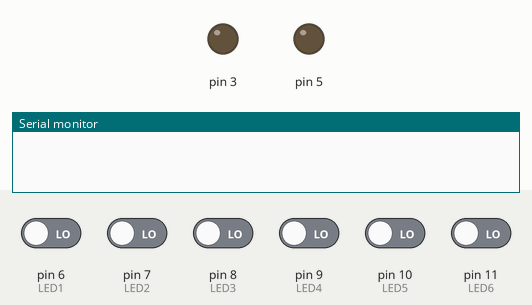
Recording of a sketch running on a simulated Arduino Uno, built with avr-gcc and run on an emulated ATmega328P. Parts: output pins drawn as LEDs (lit = HIGH), the last lines printed to the serial monitor. The test bench sets the inputs (shaded band); at power-on: pin 6 (LED1), pin 7 (LED2), pin 8 (LED3), pin 9 (LED4), pin 10 (LED5), pin 11 (LED6) LOW.

Above: at 0.1 s.
At 33.2 s:
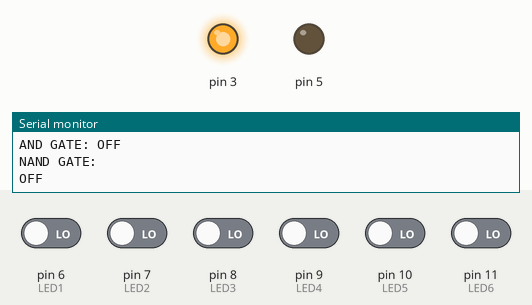
At 80.4 s:
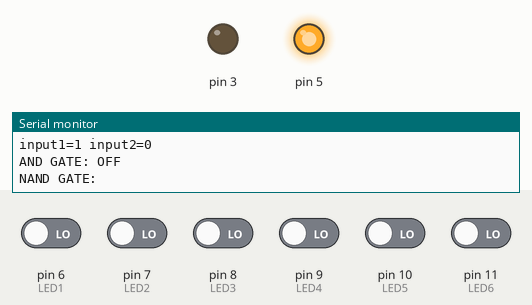
At 108.5 s:
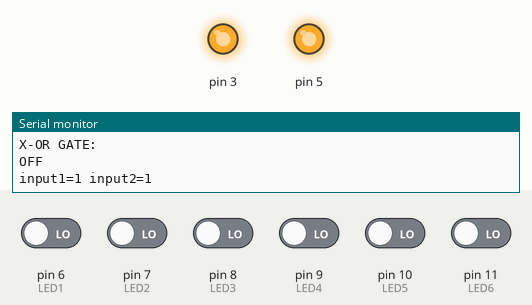
Timing chart, 0 to 129.1 s (numbered marks = the images above):
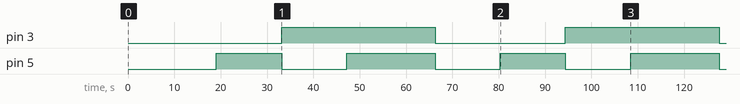

Measured:
- by itself, pin 3: alternates HIGH for 33.1 s and LOW for 28.1 s
- by itself, pin 5: LOW → HIGH at 19.1 s, → LOW 14.1 s later, → HIGH 14.1 s later, → LOW 19.1 s later, … (8 changes in this stretch)

The sketch:

arduni.ino
```cpp
#define iop1 3
#define iop2 5
#define LED1 6  //AND GATE OUTPUT
#define LED2 7 //NAND GATE OUTPUT
#define LED3 8 //OR GATE OUTPUTy
#define LED4 9  //NOR GATE OUTPUT
#define LED5 10 //NAOT GATE OUTPUT
#define LED6 11  //X-OR GATE OUTPUT
void setup()
{
  pinMode(3,OUTPUT);
  pinMode(5,OUTPUT);
  pinMode(LED1,INPUT);
  pinMode(LED2,INPUT);
  pinMode(LED3,INPUT);
  pinMode(LED4,INPUT);
  pinMode(LED5,INPUT);
  pinMode(LED6,INPUT);
}
void loop()
{
  Serial.begin(9600);
  delay(5000);
  int L1=digitalRead(6);
  int L2=digitalRead(7);
  int L3=digitalRead(8);
  int L4=digitalRead(9);
  int L5=digitalRead(10);
  int L6=digitalRead(11);

  Serial.println(' ');
  Serial.print("input1=0 input2=0");
  Serial.println(' ');
  digitalWrite(5,LOW);
  digitalWrite(3,LOW);
  Serial.print("AND GATE: ");
   if(digitalRead(6)==HIGH)
    Serial.print("ON");
   else if(digitalRead(6)==LOW){
    Serial.print("OFF");
}
   Serial.println(' ');
    Serial.print("NAND GATE: ");
    Serial.println(' ');
   if(digitalRead(7)==HIGH)
    Serial.print("ON");
   else if(digitalRead(7)==LOW){
    Serial.print("OFF");
}
Serial.println(' ');
  Serial.print("OR GATE: ");
  Serial.println(' ');
   if(digitalRead(8)==HIGH)
    Serial.print("ON");
   else if(digitalRead(8)==LOW){
    Serial.print("OFF");
}
Serial.println(' ');
  Serial.print("NOR GATE: ");
  Serial.println(' ');
   if(digitalRead(9)==HIGH)
    Serial.print("ON");
   else if(digitalRead(9)==LOW){
    Serial.print("OFF");
}
Serial.println(' ');
  Serial.print("NOT GATE: ");
  Serial.println(' ');
   if(digitalRead(10)==HIGH)
    Serial.print("ON");
   else if(digitalRead(10)==LOW){
    Serial.print("OFF");
   }
   Serial.println(' ');
  Serial.print("X-OR GATE: ");
  Serial.println(' ');
   if(digitalRead(11)==HIGH)
    Serial.print("ON");
   else if(digitalRead(11)==LOW){
    Serial.print("OFF");
   }
    delay(6000);
    delay(8000);
 Serial.println(' ');
  Serial.print("input1=1 input2=0");
  Serial.println(' ');
  digitalWrite(5,HIGH);
  digitalWrite(3,LOW);
  Serial.print("AND GATE: ");
   if(digitalRead(6)==HIGH)
    Serial.print("ON");
   else if(digitalRead(6)==LOW){
    Serial.print("OFF");
}
     Serial.println(' ');
    Serial.print("NAND GATE: ");
    Serial.println(' ');
   if(digitalRead(7)==HIGH)
    Serial.print("ON");
   else if(digitalRead(7)==LOW){
    Serial.print("OFF");
}
Serial.println(' ');
  Serial.print("OR GATE: ");
  Serial.println(' ');
   if(digitalRead(8)==HIGH)
    Serial.print("ON");
   else if(digitalRead(8)==LOW){
    Serial.print("OFF");
}
Serial.println(' ');
  Serial.print("NOR GATE: ");
  Serial.println(' ');
   if(digitalRead(9)==HIGH)
    Serial.print("ON");
   else if(digitalRead(9)==LOW){
    Serial.print("OFF");
}
Serial.println(' ');
  Serial.print("NOT GATE: ");
  Serial.println(' ');
   if(digitalRead(10)==HIGH)
    Serial.print("ON");
   else if(digitalRead(10)==LOW){
    Serial.print("OFF");
   }
   Serial.println(' ');
  Serial.print("X-OR GATE: ");
  Serial.println(' ');
   if(digitalRead(11)==HIGH)
    Serial.print("ON");
   else if(digitalRead(11)==LOW){
    Serial.print("OFF");
   }
    delay(6000);
    delay(8000);
    Serial.println(' ');
    Serial.print("input1=0 input2=1");
    Serial.println(' ');
    digitalWrite(5,LOW);
    digitalWrite(3,HIGH);
    Serial.print("AND GATE: ");
   if(digitalRead(6)==HIGH)
    Serial.print("ON");
   else if(digitalRead(6)==LOW){
    Serial.print("OFF");
}
Serial.println(' ');
    Serial.print("NAND GATE: ");
    Serial.println(' ');
   if(digitalRead(7)==HIGH)
    Serial.print("ON");
   else if(digitalRead(7)==LOW){
    Serial.print("OFF");
}
Serial.println(' ');
  Serial.print("OR GATE: ");
  Serial.println(' ');
   if(digitalRead(8)==HIGH)
    Serial.print("ON");
   else if(digitalRead(8)==LOW){
    Serial.print("OFF");
}
Serial.println(' ');
  Serial.print("NOR GATE: ");
  Serial.println(' ');
   if(digitalRead(9)==HIGH)
    Serial.print("ON");
   else if(digitalRead(9)==LOW){
    Serial.print("OFF");
}
Serial.println(' ');
  Serial.print("NOT GATE: ");
  Serial.println(' ');
   if(digitalRead(10)==HIGH)
    Serial.print("ON");
   else if(digitalRead(10)==LOW){
    Serial.print("OFF");
   }
   Serial.println(' ');
  Serial.print("X-OR GATE: ");
  Serial.println(' ');
   if(digitalRead(11)==HIGH)
    Serial.print("ON");
   else if(digitalRead(11)==LOW){
    Serial.print("OFF");
   }
    delay(6000);
    delay(8000);
 Serial.println(' ');
    Serial.print("input1=1 input2=1");
    Serial.println(' ');
  digitalWrite(5,HIGH);
  digitalWrite(3,HIGH);
  Serial.print("AND GATE: ");
   if(digitalRead(6)==HIGH)
    Serial.print("ON");
   else if(digitalRead(6)==LOW){
    Serial.print("OFF");
}   Serial.println(' ');
    Serial.print("NAND GATE: ");
    Serial.println(' ');
   if(digitalRead(7)==HIGH)
    Serial.print("ON");
   else if(digitalRead(7)==LOW){
    Serial.print("OFF");
} Serial.println(' ');
  Serial.print("OR GATE: ");
  Serial.println(' ');
   if(digitalRead(8)==HIGH)
    Serial.print("ON");
   else if(digitalRead(8)==LOW){
    Serial.print("OFF");
}
Serial.println(' ');
  Serial.print("NOR GATE: ");
  Serial.println(' ');
   if(digitalRead(9)==HIGH)
    Serial.print("ON");
   else if(digitalRead(9)==LOW){
    Serial.print("OFF");
}
Serial.println(' ');
  Serial.print("NOT GATE: ");
  Serial.println(' ');
   if(digitalRead(10)==HIGH)
    Serial.print("ON");
   else if(digitalRead(10)==LOW){
    Serial.print("OFF");
   }
  Serial.println(' ');
  Serial.print("X-OR GATE: ");
  Serial.println(' ');
   if(digitalRead(11)==HIGH)
    Serial.print("ON");
   else if(digitalRead(11)==LOW){
    Serial.print("OFF");
   }
    delay(6000);
    delay(8000);

}
```
